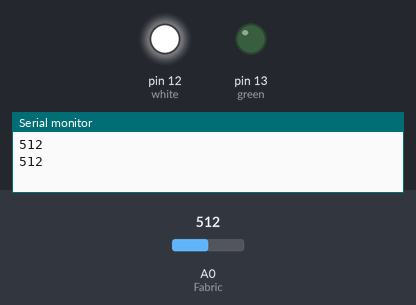
Simulated run of this sketch. Board: Arduino Uno, built with avr-gcc and run on an emulated ATmega328P. Shown: output pins drawn as LEDs (lit = HIGH), the last lines printed to the serial monitor. Inputs (shaded band) come from the test bench; at power-on: A0 (Fabric) = 512.

Above: at 1.8 s.
1.9 s: A0 (Fabric) set to 988
4.2 s: A0 (Fabric) set to 1013
At 7.0 s:
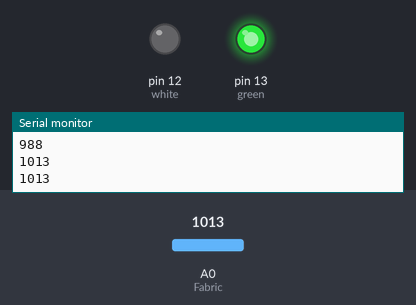
7.5 s: A0 (Fabric) set to 990
At 9.3 s:
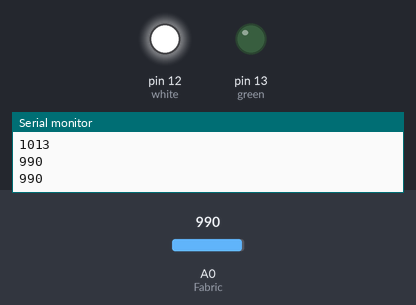
10.5 s: A0 (Fabric) set to 1010
At 12.8 s:
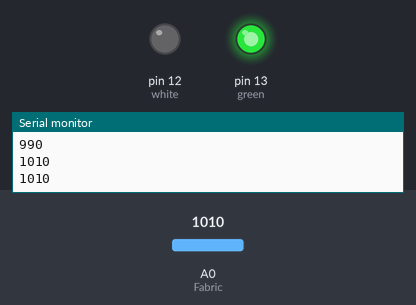
Timing chart, 0 to 14.3 s (numbered marks = the images above; inputs shaded):
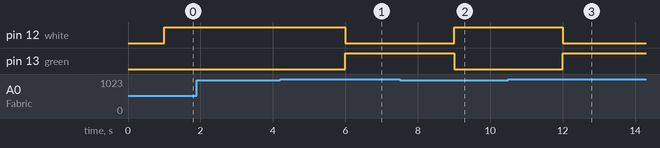

Measured:
- the behaviour switches between 1000 and 1001 on A0 (Fabric) (found by bisection; images 0 and 1)
- after the input at 4.2 s, pin 12 (white): HIGH → LOW after 1.8 s; pin 13 (green): LOW → HIGH after 1.8 s
- after the input at 7.5 s, pin 12 (white): LOW → HIGH after 1.5 s; pin 13 (green): HIGH → LOW after 1.5 s
- after the input at 10.5 s, pin 12 (white): HIGH → LOW after 1.5 s; pin 13 (green): LOW → HIGH after 1.5 s

The sketch:

PressureCode1.ino
```cpp
const int green = 13;
const int white = 12;
const int Fabric = 0;
int level = 0;

void setup() {
  // put your setup code here, to run once:
  pinMode (green, OUTPUT);
  pinMode (white, OUTPUT);
  Serial.begin(9600);

}

void loop() {
  // put your main code here, to run repeatedly:
  int level = analogRead(Fabric);
  Serial.println(level);
  delay(1000);

if (level >1000)
  {
    analogWrite (green, level);
    digitalWrite (white, LOW);
  }
if (level <1000)
  {
    analogWrite (white, level);
    digitalWrite (green, LOW);
  }

  if(level == 0)
  {
    digitalWrite (green, LOW);
    digitalWrite (white, LOW);
  }


}
```
